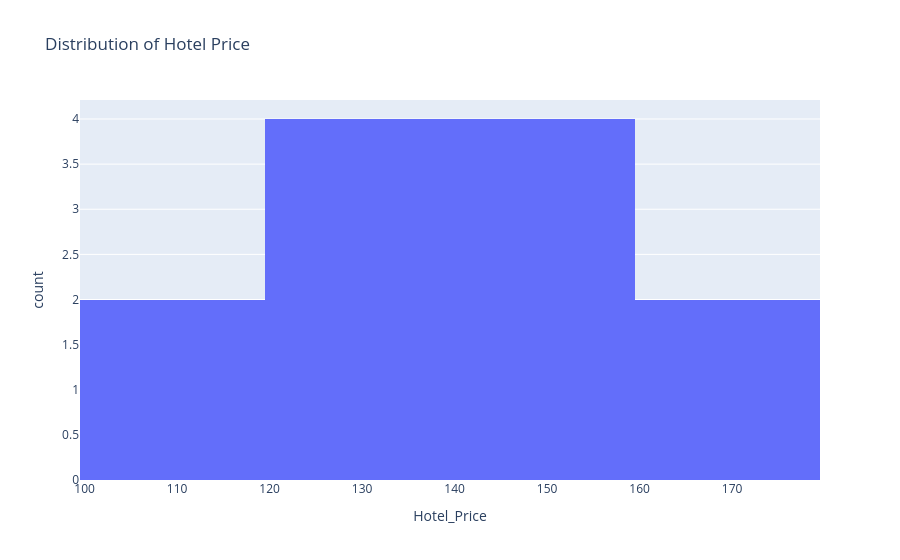

Notebook code cell kept with this figure:
### Code cell
fig=px.histogram(df,x='Hotel_Price',title="Distribution of Hotel Price")
fig.show()

### Figure 1 — Plotly figure (JSON) as saved in the notebook; plotly's stock layout.template omitted (floating-point values rounded to 4 significant figures)
{"data": [{"bingroup": "x", "hovertemplate": "Hotel_Price=%{x}<br>count=%{y}<extra></extra>", "legendgroup": "", "marker": {"color": "#636efa", "pattern": {"shape": ""}}, "name": "", "orientation": "v", "showlegend": false, "type": "histogram", "x": [100, 120, 130, 110, 140, 150, 160, 125, 135, 145, 155, 165], "xaxis": "x", "yaxis": "y"}], "layout": {"barmode": "relative", "legend": {"tracegroupgap": 0}, "title": {"text": "Distribution of Hotel Price"}, "xaxis": {"anchor": "y", "domain": [0, 1], "title": {"text": "Hotel_Price"}}, "yaxis": {"anchor": "x", "domain": [0, 1], "title": {"text": "count"}}}}
